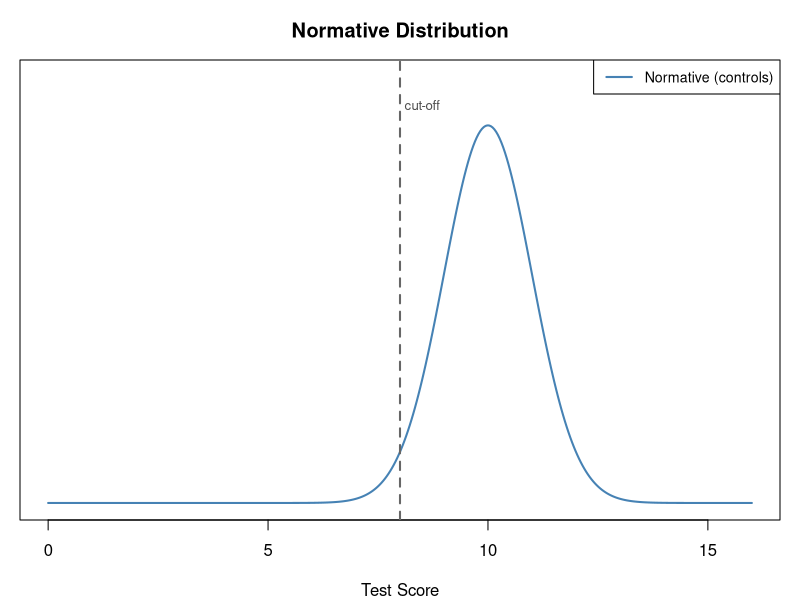
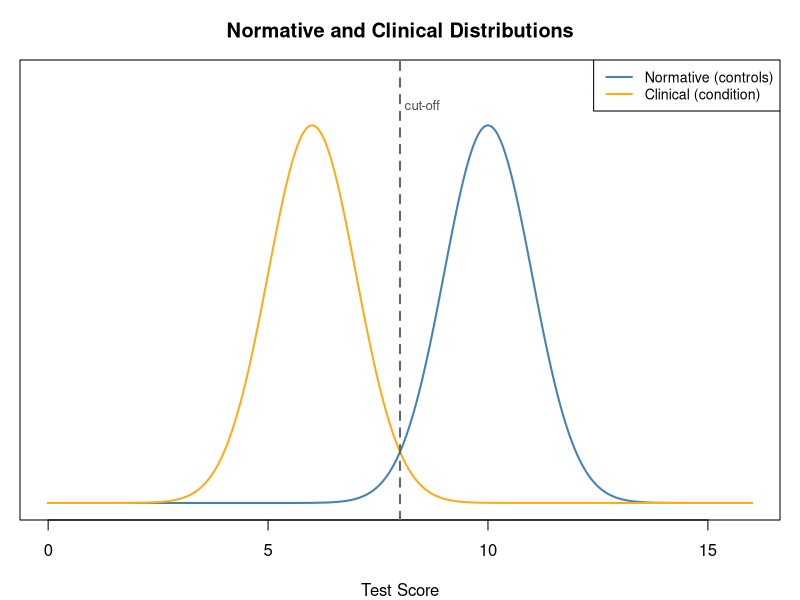
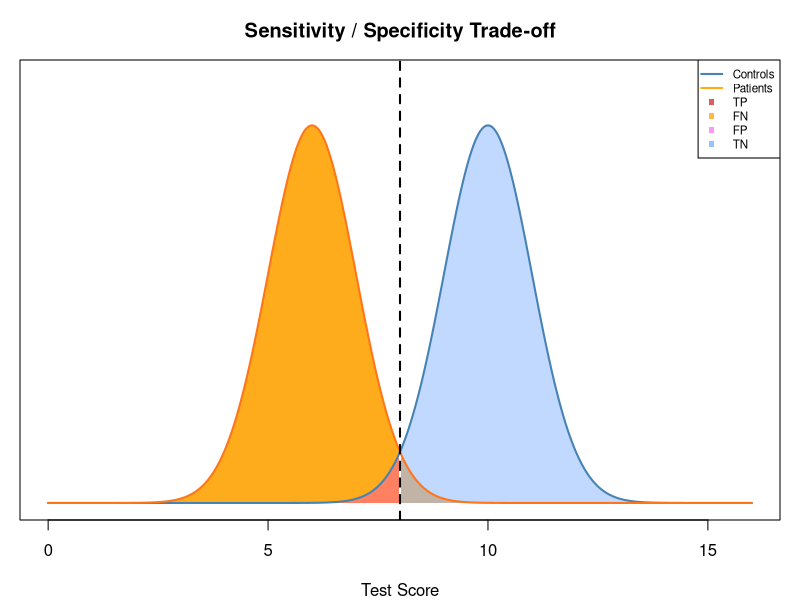
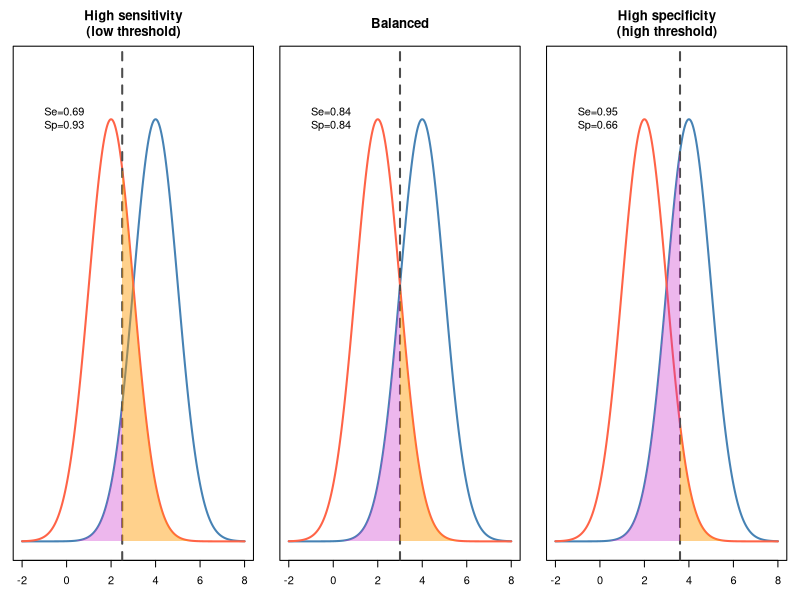
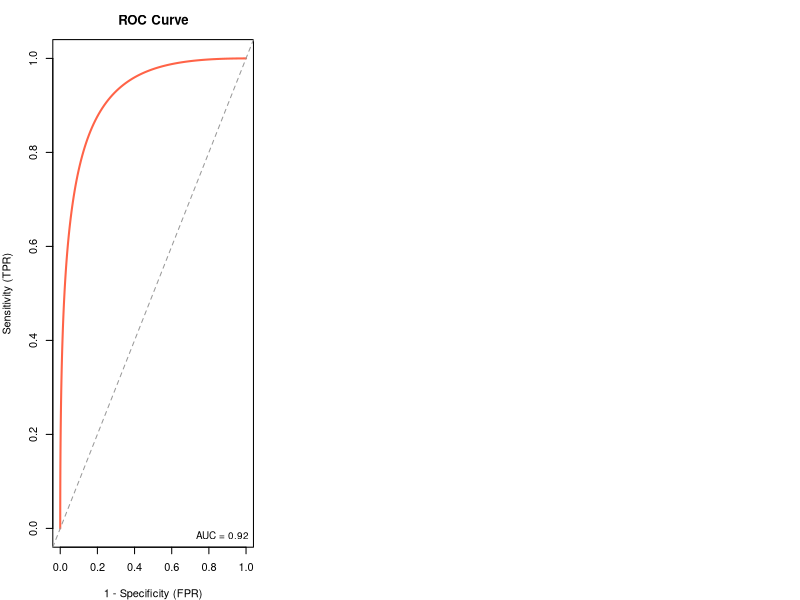

These figures' R source, in order:
## ---- chunk 1
#| echo: FALSE
#| fig.width: 6.5
#| fig.height: 3.5
#| fig.dpi: 100

x <- seq(0, 16, length.out = 400)
y_ctrl <- dnorm(x, mean = 10, sd = 1)
y_clin <- dnorm(x, mean = 6, sd = 1)

par(mar = c(4, 1, 3, 1))
plot(x, y_ctrl, type = "l", lwd = 2, col = "steelblue",
     yaxt = "n", ylab = "", xlab = "Test Score",
     main = "Normative Distribution", ylim = c(0, 0.45), xlim=c(0,16))
#lines(x, y_clin, lwd = 2, col = "#FFAC1C")
abline(v = 8, lty = 2, lwd = 2, col = "gray40")
legend("topright",
       legend = c("Normative (controls)"),
       col = c("steelblue"), lwd = 2, cex = 0.85)
text(8.1, 0.42, "cut-off", col = "gray30", cex = 0.8, adj = 0)
## ---- chunk 2
#| echo: FALSE
#| fig.width: 6.5
#| fig.height: 3.5
#| fig.dpi: 100

x <- seq(0, 16, length.out = 400)
y_ctrl <- dnorm(x, mean = 10, sd = 1)
y_clin <- dnorm(x, mean = 6, sd = 1)

par(mar = c(4, 1, 3, 1))
plot(x, y_ctrl, type = "l", lwd = 2, col = "steelblue",
     yaxt = "n", ylab = "", xlab = "Test Score",
     main = "Normative and Clinical Distributions", ylim = c(0, 0.45), xlim=c(0,16))
lines(x, y_clin, lwd = 2, col = "#FFAC1C")
abline(v = 8, lty = 2, lwd = 2, col = "gray40")
legend("topright",
       legend = c("Normative (controls)", "Clinical (condition)"),
       col = c("steelblue", "#FFAC1C"), lwd = 2, cex = 0.85)
text(8.1, 0.42, "cut-off", col = "gray30", cex = 0.8, adj = 0)
## ---- chunk 3
#| echo: FALSE
#| fig.width: 6.5
#| fig.height: 3.8
#| fig.dpi: 100

x <- seq(0, 16, length.out = 400)
y_c   <-  dnorm(x, mean = 10, sd = 1)  # controls
y_p   <- dnorm(x, mean = 6, sd = 1)   # patients
cut   <- 8

par(mar = c(4, 1, 3, 1))
plot(x, y_c, type = "n", yaxt = "n", ylab = "",
     xlab = "Test Score", main = "Sensitivity / Specificity Trade-off",
     ylim = c(0, 0.45))

# FN (patients above cut-off)
xi <- x[x >= cut]; polygon(c(xi, rev(xi)), c(y_p[x >= cut], rep(0, sum(x >= cut))),
        col = rgb(1, 0.6, 0, 0.5), border = NA)
# TP (patients below cut-off)
xi <- x[x <= cut]; polygon(c(xi, rev(xi)), c(y_p[x <= cut], rep(0, sum(x <= cut))),
        col = "#FFAC1C", border = NA)
# FP (controls below cut-off)
xi <- x[x <= cut]; polygon(c(xi, rev(xi)), c(y_c[x <= cut], rep(0, sum(x <= cut))),
        col = rgb(1, 0.2, 0.9, 0.35), border = NA)
# TN (controls above cut-off)
xi <- x[x >= cut]; polygon(c(xi, rev(xi)), c(y_c[x >= cut], rep(0, sum(x >= cut))),
        col = rgb(0.2, 0.5, 1, 0.3), border = NA)

lines(x, y_c, lwd = 2, col = "steelblue")
lines(x, y_p, lwd = 2, col = "#FF7518")
abline(v = cut, lty = 2, lwd = 2)

legend("topright", cex = 0.7,
       legend = c("Controls", "Patients", "TP", "FN", "FP", "TN"),
       col    = c("steelblue","#FFAC1C", rgb(0.8,0.1,0.1,0.7),
                  rgb(1,0.6,0,0.7), rgb(1,0.2,0.9,0.5), rgb(0.2,0.5,1,0.5)),
       lwd    = c(2,2,NA,NA,NA,NA),
       pch    = c(NA,NA,15,15,15,15))
## ---- chunk 4
#| echo: FALSE
#| fig.width: 7
#| fig.height: 4
#| fig.dpi: 100

x   <- seq(-2, 8, length.out = 500)
y_c <- dnorm(x, mean = 4, sd = 1)
y_p <- dnorm(x, mean = 2, sd = 1)

scenarios <- list(
  list(cut = 2.5, label = "High sensitivity\n(low threshold)"),
  list(cut = 3.0, label = "Balanced"),
  list(cut = 3.6, label = "High specificity\n(high threshold)")
)

par(mfrow = c(1, 3), mar = c(3, 1, 3.5, 1))
for (s in scenarios) {
  cut <- s$cut
  se_v <- round(pnorm(cut, 2, 1), 2)
  sp_v <- round(1 - pnorm(cut, 4, 1), 2)

  plot(x, y_c, type = "l", lwd = 2, col = "steelblue",
       yaxt = "n", ylab = "", xlab = "",
       main = s$label, ylim = c(0, 0.45), cex.main = 1.2)
  lines(x, y_p, lwd = 2, col = "tomato")
  abline(v = cut, lty = 2, lwd = 2, col = "gray30")

  # FN shading
  xi <- x[x > cut]
  polygon(c(xi, rev(xi)), c(y_p[x > cut], rep(0, sum(x > cut))),
          col = rgb(1, 0.6, 0, 0.45), border = NA)
  # FP shading
  xi <- x[x <= cut]
  polygon(c(xi, rev(xi)), c(y_c[x <= cut], rep(0, sum(x <= cut))),
          col = rgb(0.8, 0.2, 0.8, 0.35), border = NA)

  text(-1, 0.40, sprintf("Se=%.2f\nSp=%.2f", se_v, sp_v), cex = 1, adj = 0)
}
## ---- chunk 5
#| echo: FALSE
#| fig.width: 4.5
#| fig.height: 4.5
#| fig.dpi: 100
#| out-width: "75%"
#| fig-align: "center"

cuts  <- seq(-2, 8, length.out = 300)
sens  <- pnorm(cuts, mean = 2, sd = 1)        # P(X < cut | patient)
fpr   <- 1 - pnorm(cuts, mean = 4, sd = 1)   # P(X < cut | control)

# Sort by FPR for clean plotting
ord  <- order(fpr)
#fpr  <- fpr[ord]; sens <- sens[ord]

par(mar = c(4, 4, 3, 1))
plot(1-fpr, sens, type = "l", lwd = 2, col = "tomato",
     xlab = "1 - Specificity (FPR)", ylab = "Sensitivity (TPR)",
     main = "ROC Curve", xlim = c(0,1), ylim = c(0,1))

abline(0, 1, lty = 2, col = "gray60")

# AUC via trapezoid rule
auc <- sum(diff(fpr[ord]) * (head(sens[ord],-1) + tail(sens[ord],-1)) / 2) # note that sens and spec are ordered.

legend("bottomright", legend = sprintf("AUC = %.2f", auc),
       bty = "n", cex = 0.9)
